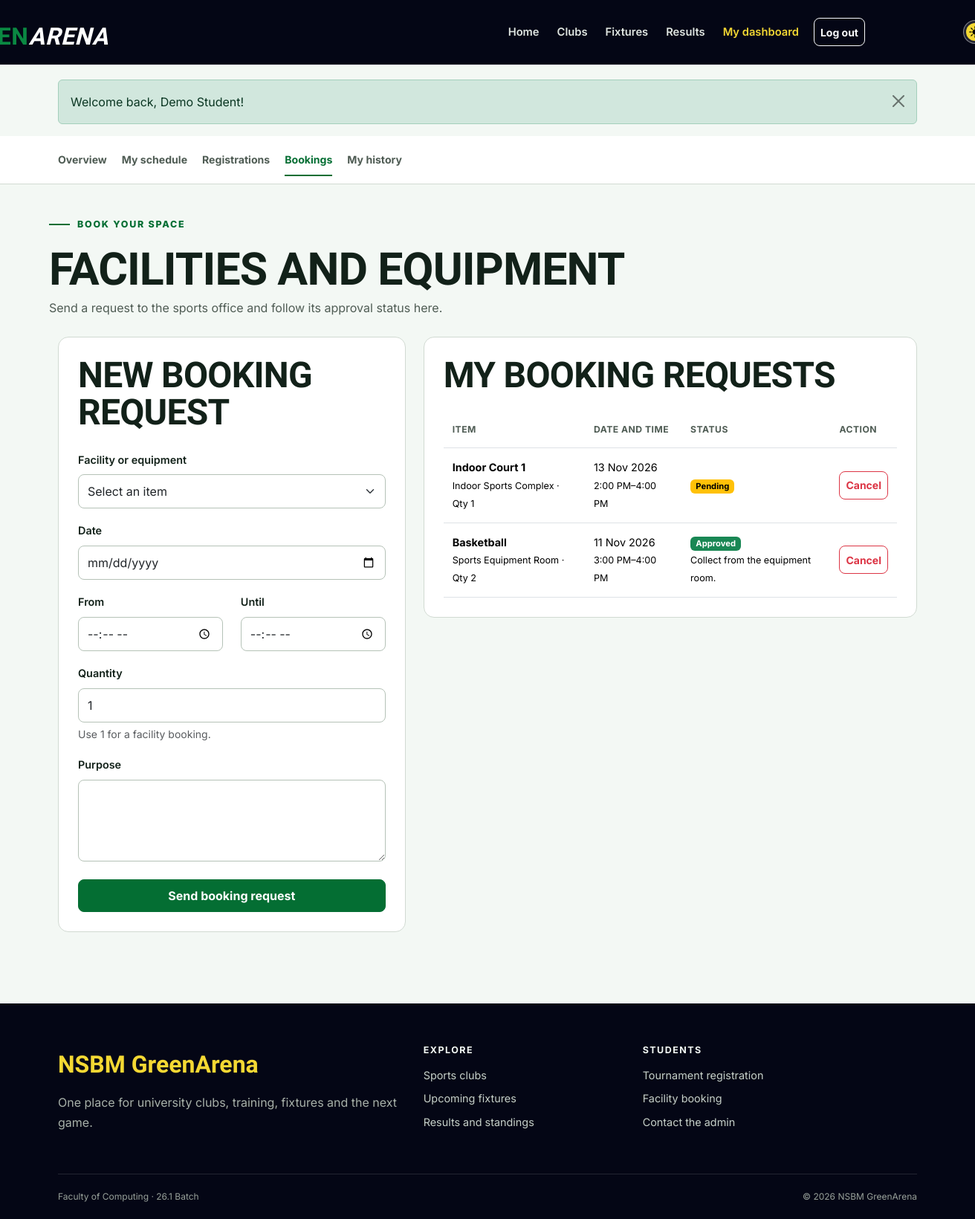
Page /student/bookings.php (signed in) on the committed database.
### tables this page shows
CREATE TABLE bookings (
    id INT UNSIGNED AUTO_INCREMENT PRIMARY KEY,
    user_id INT UNSIGNED NOT NULL,
    facility_id INT UNSIGNED NOT NULL,
    booking_date DATE NOT NULL,
    start_time TIME NOT NULL,
    end_time TIME NOT NULL,
    quantity SMALLINT UNSIGNED NOT NULL DEFAULT 1,
    purpose VARCHAR(255) NOT NULL,
    status ENUM('pending', 'approved', 'rejected', 'cancelled') NOT NULL DEFAULT 'pending',
    admin_note VARCHAR(255) NULL,
    created_at TIMESTAMP DEFAULT CURRENT_TIMESTAMP,
    FOREIGN KEY (user_id) REFERENCES users(id) ON DELETE CASCADE,
    FOREIGN KEY (facility_id) REFERENCES facilities(id) ON DELETE CASCADE
);

CREATE TABLE facilities (
    id INT UNSIGNED AUTO_INCREMENT PRIMARY KEY,
    name VARCHAR(100) NOT NULL,
    type ENUM('facility', 'equipment') NOT NULL,
    location VARCHAR(120) NOT NULL,
    total_units SMALLINT UNSIGNED NOT NULL DEFAULT 1,
    status ENUM('active', 'maintenance') NOT NULL DEFAULT 'active'
);

### includes/auth.php (called while the page is built, shortened)
<?php
function current_user()
{
    $user = fetch_one('SELECT id, student_id, full_name, email, role FROM users WHERE id = ?', [$_SESSION['user_id']]);
    return $user;
}

### student/bookings.php (the view, shortened to what this page needs)
<?php
$userId = current_user()['id'];
$errors = [];
$values = ['facility_id' => '', 'booking_date' => '', 'start_time' => '', 'end_time' => '', 'quantity' => '1', 'purpose' => ''];
$bookings = fetch_all('SELECT b.*, f.name, f.type, f.location
    FROM bookings b
    JOIN facilities f ON f.id = b.facility_id
    WHERE b.user_id = ?
    ORDER BY b.booking_date DESC, b.start_time DESC', [$userId]);
include __DIR__ . '/../includes/header.php';
include __DIR__ . '/../includes/student_nav.php';
?>
<div class="container dashboard-head"><span class="section-kicker">Book your space</span>
    <h1>Facilities and equipment</h1>
    <p>Send a request to the sports office and follow its approval status here.</p>
</div>
<div class="container dashboard-content">
    <div class="row g-4">
        <div class="col-lg-5">
            <section class="content-panel">
                <h2 class="mb-4">New booking request</h2><?php if ($errors): ?>
                    <div class="alert alert-danger">
                        <ul class="mb-0"><?php foreach ($errors as $error): ?>
                                <li><?= e($error) ?></li><?php endforeach; ?>
                        </ul>
                </div><?php endif; ?>
                <form method="post" class="needs-validation" novalidate><input type="hidden" name="action" value="create">
                    <div class="mb-3">
                        <label class="form-label" for="facility_id">Facility or equipment</label>
                        <select class="form-select" id="facility_id" name="facility_id" required>
                            <option value="">Select an item</option>
                        </select>
                    </div>
                    <div class="mb-3">
                        <label class="form-label" for="booking_date">Date</label>
                        <input class="form-control" type="date" id="booking_date" name="booking_date" value="<?= e($values['booking_date']) ?>" data-future-date required>
                    </div>
                    <div class="row">
                        <div class="col-6 mb-3">
                            <label class="form-label" for="start_time">From</label>
                            <input class="form-control" type="time" id="start_time" name="start_time" value="<?= e($values['start_time']) ?>" required>
                        </div>
                        <div class="col-6 mb-3">
                            <label class="form-label" for="end_time">Until</label>
                            <input class="form-control" type="time" id="end_time" name="end_time" value="<?= e($values['end_time']) ?>" required>
                        </div>
                    </div>
                    <div class="mb-3">
                        <label class="form-label" for="quantity">Quantity</label>
                        <input class="form-control" type="number" id="quantity" name="quantity" value="<?= e($values['quantity']) ?>" min="1" required>
                        <div class="form-text">Use 1 for a facility booking.</div>
                    </div>
                    <div class="mb-4">
                        <label class="form-label" for="purpose">Purpose</label>
                        <textarea class="form-control" id="purpose" name="purpose" minlength="3" maxlength="255" required><?= e($values['purpose']) ?></textarea>
                    </div>
                    <button class="btn btn-sport w-100" type="submit">Send booking request</button>
                </form>
            </section>
        </div>
        <div class="col-lg-7">
            <section class="content-panel">
                <h2 class="mb-4">My booking requests</h2><?php if ($bookings): ?>
                    <div class="table-responsive">
                        <table class="table">
                            <thead>
                                <tr>
                                    <th>Item</th>
                                    <th>Date and time</th>
                                    <th>Status</th>
                                    <th>Action</th>
                                </tr>
                            </thead>
                            <tbody>
                                <?php foreach ($bookings as $booking): ?>
                                    <tr>
                                        <td><strong><?= e($booking['name']) ?></strong><br><small><?= e($booking['location']) ?> · Qty <?= $booking['quantity'] ?></small></td>
                                        <td><?= format_date($booking['booking_date']) ?><br><small><?= format_time($booking['start_time']) ?>–<?= format_time($booking['end_time']) ?></small></td>
                                        <td><?= status_badge($booking['status']) ?>
                                            <?php if ($booking['admin_note']): ?><br><small><?= e($booking['admin_note']) ?></small>
                                        <?php endif; ?></td>
                                        <td><?php if (in_array($booking['status'], ['pending', 'approved'])): ?>
                                                <form method="post">
                                                    <button class="btn btn-sm btn-outline-danger" type="submit" data-confirm="Cancel this booking request?">Cancel</button>
                                            </form><?php else: ?>—<?php endif; ?></td>
                                </tr><?php endforeach; ?>
                            </tbody>
                        </table>
                </div><?php else: ?><p>You have not made any booking requests.</p><?php endif; ?>
            </section>
        </div>
    </div>
</div>
<?php include __DIR__ . '/../includes/footer.php'; ?>

### includes/functions.php (shortened to what this page needs)
<?php
function e($value)
{
    return htmlspecialchars($value ?? '', ENT_QUOTES);
}
function run_query($sql, $params = [])
{
    global $connection;
    $statement = mysqli_prepare($connection, $sql);
    if (count($params) > 0) {
        $types = str_repeat('s', count($params));
        mysqli_stmt_bind_param($statement, $types, ...$params);
    }
    if (!mysqli_stmt_execute($statement)) {
        die('SQL error: ' . mysqli_stmt_error($statement));
    }
    return $statement;
}
function fetch_all($sql, $params = [])
{
    $statement = run_query($sql, $params);
    $result = mysqli_stmt_get_result($statement);
    return mysqli_fetch_all($result, MYSQLI_ASSOC);
}
function fetch_one($sql, $params = [])
{
    $rows = fetch_all($sql, $params);
    if (count($rows) > 0) {
        return $rows[0];
    }
    return false;
}
function format_date($date, $format = 'd M Y')
{
    if ($date) {
        return date($format, strtotime($date));
    }
    return 'Not set';
}
function format_time($time)
{
    if ($time) {
        return date('g:i A', strtotime($time));
    }
    return 'Not set';
}
function status_badge($status)
{
    $classes = [
        'approved' => 'success',
        'active' => 'success',
        'completed' => 'success',
        'registered' => 'success',
        'ongoing' => 'info',
        'scheduled' => 'info',
        'pending' => 'warning',
        'upcoming' => 'warning',
        'rejected' => 'danger',
        'cancelled' => 'danger',
        'maintenance' => 'danger',
        'inactive' => 'secondary',
        'withdrawn' => 'secondary',
    ];
    $class = $classes[$status] ?? 'secondary';
    return '<span class="badge text-bg-' . $class . '">' . e(ucfirst($status)) . '</span>';
}

### assets/css/style.css (style rules this page uses)
:root { --navy-950: #040615; --navy-900: #0d1023; --navy-800: #191d34; --green-600: #0a8842; --green-700: #046e33; --green-800: #055728; --yellow-400: #f4d833; --paper-50: #f3f8f4; --paper-100: #e7efe9; --ink-900: #122119; --ink-600: #4f5c54; --page-bg: var(--paper-50); --page-text: var(--ink-900); --muted-text: var(--ink-600); --brand: var(--green-700); --brand-hover: var(--green-800); --highlight: var(--yellow-400); --highlight2: var(--green-600); --dark-surface: var(--navy-950); --line: #d1dad2; --radius-sm: 8px; --radius-md: 14px; --radius-lg: 22px; --shadow: 0 12px 32px rgba(11, 26, 18, 0.08); }
* { box-sizing: border-box; }
html { scroll-behavior: smooth; }
body { min-height: 100dvh; margin: 0; background: var(--page-bg); color: var(--page-text); font-family: "Inter", sans-serif; font-size: 16px; line-height: 1.65; }
button, a, input, select, textarea { transition: color 180ms ease-out, background-color 180ms ease-out, border-color 180ms ease-out, transform 180ms ease-out; }
h1, h2, h3, h4, .display-font { font-family: "Barlow Condensed", sans-serif; font-weight: 700; line-height: 1.05; letter-spacing: -0.015em; }
h1 { font-size: clamp(2.5rem, 6vw, 4.8rem); }
h2 { font-size: clamp(2rem, 4vw, 3rem); }
p { max-width: 72ch; }
.container { max-width: 1180px; }
.btn { min-height: 44px; display: inline-flex; align-items: center; justify-content: center; gap: 8px; font-weight: 700; border-radius: var(--radius-sm); }
.btn-sm { min-height: 38px; }
.btn-sport { background: var(--brand); border-color: var(--brand); color: #fff; }
.hero-kicker, .section-kicker { display: inline-flex; align-items: center; gap: 10px; margin-bottom: 18px; color: var(--brand); font-size: 0.78rem; font-weight: 800; letter-spacing: 0.14em; text-transform: uppercase; }
.hero-kicker::before, .section-kicker::before { content: ""; width: 28px; height: 2px; background: currentColor; }
.content-panel { padding: 26px; margin-bottom: 24px; background: #fff; border: 1px solid var(--line); border-radius: var(--radius-md); }
.content-panel h2, .content-panel h3 { text-transform: uppercase; }
.form-control, .form-select { min-height: 46px; border-radius: var(--radius-sm); border-color: #b5c2b7; }
.form-label { font-weight: 600; font-size: 0.9rem; }
textarea.form-control { min-height: 110px; }
.dashboard-head { padding: 36px 0 26px; }
.dashboard-head h1 { margin: 0; font-size: clamp(2.5rem, 5vw, 3.8rem); text-transform: uppercase; }
.dashboard-head p { margin: 6px 0 0; color: var(--muted-text); }
.dashboard-content { padding-bottom: 72px; }
.table { margin-bottom: 0; vertical-align: middle; }
.table > :not(caption) > * > * { padding: 14px 12px; }
.table thead th { color: var(--muted-text); font-size: 0.76rem; letter-spacing: 0.04em; text-transform: uppercase; white-space: nowrap; }
.table tbody td { font-size: 0.9rem; }
.badge { font-size: 0.7rem; }

### rows in the picture
bookings: facility.name "Indoor Court 1", facility.location "Indoor Sports Complex", quantity "1", booking_date "13 Nov 2026", start_time "2:00 PM", end_time "4:00 PM", status "Pending"
bookings: facility.name "Basketball", facility.location "Sports Equipment Room", quantity "2", booking_date "11 Nov 2026", start_time "3:00 PM", end_time "4:00 PM", status "Approved", admin_note "Collect from the equipment room."

### other values in the picture
$message['message'] "Welcome back, Demo Student!"
